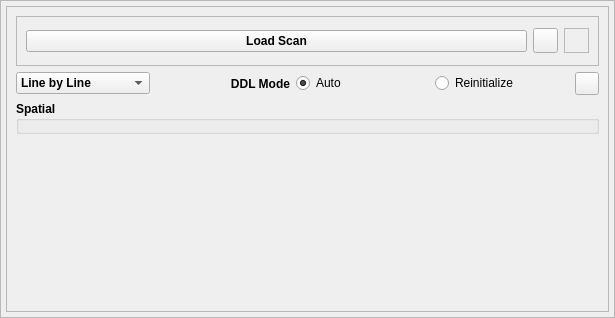
<?xml version="1.0" encoding="UTF-8"?>
<ui version="4.0">
 <class>Frame</class>
 <widget class="QFrame" name="Frame">
  <property name="geometry">
   <rect>
    <x>0</x>
    <y>0</y>
    <width>615</width>
    <height>318</height>
   </rect>
  </property>
  <property name="focusPolicy">
   <enum>Qt::StrongFocus</enum>
  </property>
  <property name="windowTitle">
   <string>Frame</string>
  </property>
  <property name="frameShape">
   <enum>QFrame::StyledPanel</enum>
  </property>
  <property name="frameShadow">
   <enum>QFrame::Raised</enum>
  </property>
  <layout class="QHBoxLayout" name="horizontalLayout">
   <property name="spacing">
    <number>5</number>
   </property>
   <property name="leftMargin">
    <number>5</number>
   </property>
   <property name="topMargin">
    <number>5</number>
   </property>
   <property name="rightMargin">
    <number>5</number>
   </property>
   <property name="bottomMargin">
    <number>5</number>
   </property>
   <item>
    <widget class="QFrame" name="frame">
     <property name="maximumSize">
      <size>
       <width>650</width>
       <height>16777215</height>
      </size>
     </property>
     <property name="frameShape">
      <enum>QFrame::StyledPanel</enum>
     </property>
     <property name="frameShadow">
      <enum>QFrame::Raised</enum>
     </property>
     <layout class="QVBoxLayout" name="verticalLayout_2">
      <item>
       <widget class="QFrame" name="loadscan_frame">
        <property name="minimumSize">
         <size>
          <width>0</width>
          <height>50</height>
         </size>
        </property>
        <property name="frameShape">
         <enum>QFrame::StyledPanel</enum>
        </property>
        <property name="frameShadow">
         <enum>QFrame::Sunken</enum>
        </property>
        <layout class="QHBoxLayout" name="horizontalLayout_3">
         <item>
          <widget class="QPushButton" name="loadScanBtn">
           <property name="font">
            <font>
             <weight>75</weight>
             <bold>true</bold>
            </font>
           </property>
           <property name="text">
            <string>Load Scan</string>
           </property>
          </widget>
         </item>
         <item>
          <widget class="QToolButton" name="helpBtn">
           <property name="minimumSize">
            <size>
             <width>25</width>
             <height>25</height>
            </size>
           </property>
           <property name="maximumSize">
            <size>
             <width>25</width>
             <height>25</height>
            </size>
           </property>
           <property name="text">
            <string/>
           </property>
           <property name="icon">
            <iconset>
             <normaloff>../../../icons/helplite.png</normaloff>../../../icons/helplite.png</iconset>
           </property>
           <property name="iconSize">
            <size>
             <width>50</width>
             <height>50</height>
            </size>
           </property>
          </widget>
         </item>
         <item>
          <widget class="QLabel" name="rtclkpic">
           <property name="maximumSize">
            <size>
             <width>25</width>
             <height>25</height>
            </size>
           </property>
           <property name="autoFillBackground">
            <bool>true</bool>
           </property>
           <property name="frameShape">
            <enum>QFrame::StyledPanel</enum>
           </property>
           <property name="text">
            <string/>
           </property>
           <property name="pixmap">
            <pixmap>../../../icons/icons8-mouse-right-click-50.png</pixmap>
           </property>
           <property name="scaledContents">
            <bool>true</bool>
           </property>
           <property name="alignment">
            <set>Qt::AlignRight|Qt::AlignTrailing|Qt::AlignVCenter</set>
           </property>
          </widget>
         </item>
        </layout>
       </widget>
      </item>
      <item>
       <layout class="QHBoxLayout" name="horizontalLayout_4">
        <item>
         <widget class="QComboBox" name="scanTypeSelComboBox">
          <property name="enabled">
           <bool>true</bool>
          </property>
          <property name="font">
           <font>
            <weight>75</weight>
            <bold>true</bold>
           </font>
          </property>
          <property name="layoutDirection">
           <enum>Qt::LeftToRight</enum>
          </property>
          <property name="currentIndex">
           <number>1</number>
          </property>
          <property name="maxVisibleItems">
           <number>2</number>
          </property>
          <item>
           <property name="text">
            <string>Point by Point</string>
           </property>
          </item>
          <item>
           <property name="text">
            <string>Line by Line</string>
           </property>
          </item>
         </widget>
        </item>
        <item>
         <widget class="QLabel" name="label">
          <property name="font">
           <font>
            <weight>75</weight>
            <bold>true</bold>
           </font>
          </property>
          <property name="text">
           <string>DDL Mode</string>
          </property>
          <property name="alignment">
           <set>Qt::AlignRight|Qt::AlignTrailing|Qt::AlignVCenter</set>
          </property>
         </widget>
        </item>
        <item>
         <widget class="QRadioButton" name="autoDDLRadBtn">
          <property name="enabled">
           <bool>true</bool>
          </property>
          <property name="text">
           <string>Auto</string>
          </property>
          <property name="checked">
           <bool>true</bool>
          </property>
         </widget>
        </item>
        <item>
         <widget class="QRadioButton" name="reinitDDLRadBtn">
          <property name="enabled">
           <bool>true</bool>
          </property>
          <property name="text">
           <string>Reinitialize</string>
          </property>
          <property name="checked">
           <bool>false</bool>
          </property>
         </widget>
        </item>
        <item>
         <widget class="QToolButton" name="hdwAccelDetailsBtn">
          <property name="text">
           <string/>
          </property>
          <property name="icon">
           <iconset>
            <normaloff>../../../icons/1318611600_23.ico</normaloff>../../../icons/1318611600_23.ico</iconset>
          </property>
         </widget>
        </item>
       </layout>
      </item>
      <item>
       <widget class="QGroupBox" name="evGrpBox">
        <property name="maximumSize">
         <size>
          <width>16777215</width>
          <height>16777215</height>
         </size>
        </property>
        <property name="font">
         <font>
          <weight>75</weight>
          <bold>true</bold>
         </font>
        </property>
        <property name="title">
         <string>Spatial</string>
        </property>
        <layout class="QVBoxLayout" name="verticalLayout">
         <property name="spacing">
          <number>5</number>
         </property>
         <property name="leftMargin">
          <number>5</number>
         </property>
         <property name="topMargin">
          <number>5</number>
         </property>
         <property name="rightMargin">
          <number>2</number>
         </property>
         <property name="bottomMargin">
          <number>5</number>
         </property>
         <item>
          <layout class="QHBoxLayout" name="horizontalLayout_2"/>
         </item>
        </layout>
       </widget>
      </item>
      <item>
       <spacer name="verticalSpacer">
        <property name="orientation">
         <enum>Qt::Vertical</enum>
        </property>
        <property name="sizeHint" stdset="0">
         <size>
          <width>20</width>
          <height>40</height>
         </size>
        </property>
       </spacer>
      </item>
     </layout>
    </widget>
   </item>
  </layout>
 </widget>
 <resources/>
 <connections/>
</ui>
